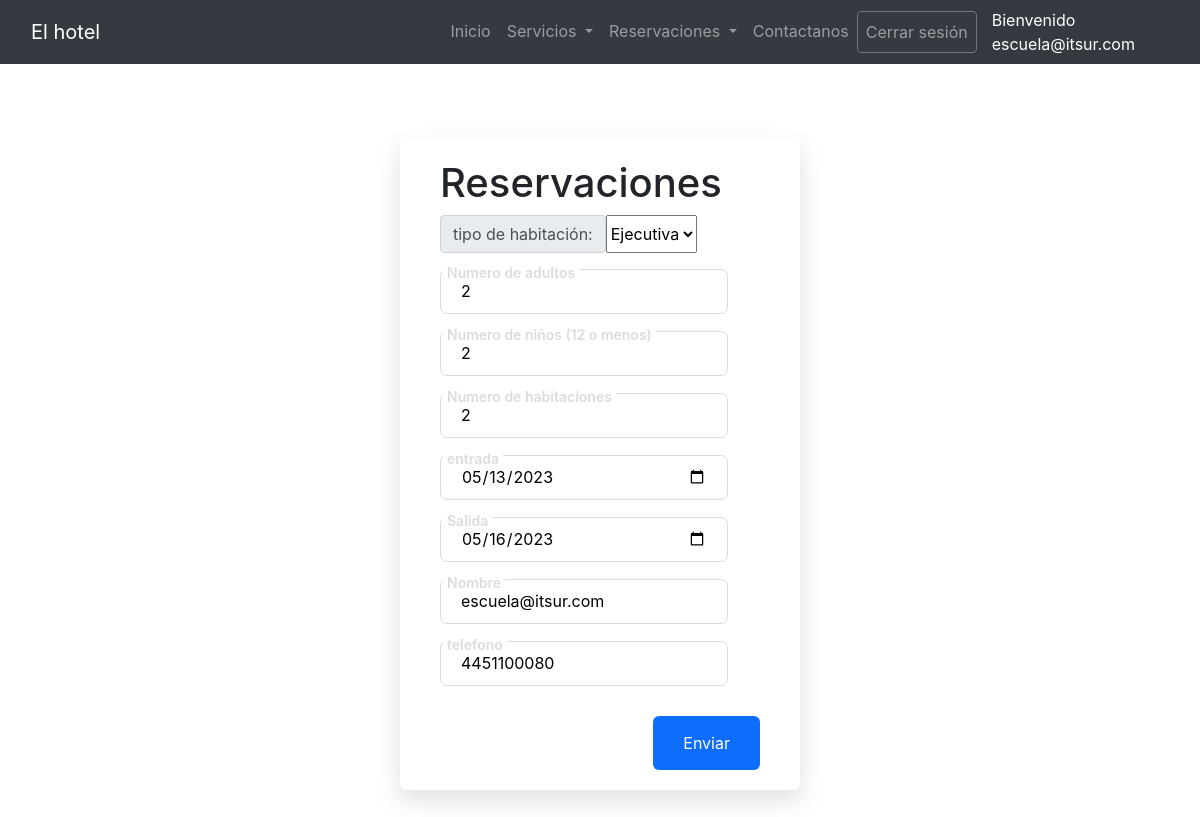
The page /updateReservacion.php?id=10 (signed in) on the database its author committed.
### tables this page shows
CREATE TABLE `reservacion` (
  `id` int(3) NOT NULL,
  `tipohabitaciones` varchar(10) NOT NULL,
  `numerohabitaciones` int(3) NOT NULL,
  `entrada` varchar(15) NOT NULL,
  `salida` varchar(15) NOT NULL,
  `nombreCliente` varchar(80) NOT NULL,
  `telefono` varchar(15) NOT NULL,
  `idUsuario` int(3) NOT NULL,
  `adultos` int(3) NOT NULL,
  `jovenes` int(3) NOT NULL,
  `costoTotal` int(6) NOT NULL,
  `status` varchar(30) NOT NULL
);

### datos/classConectionMySQL.php (called while the page is built, shortened)
<?php
class ConnectionMySQL{
	private $host;
	private $user;
	private $password;
	private $database;
	public $conn;
	public function __construct(){
		$this->host=HOST;
		$this->user=USER;
		$this->password=PASSWORD;
		$this->database=DATABASE;
	}
	public function CreateConnection(){
		$this->conn = new mysqli($this->host,$this->user,$this->password,$this->database);
	}
	public function ExecuteQuery($sql){
		$result = $this->conn->query($sql);
		return $result;
	}
	public function GetRows($result){
		return $result->fetch_row();
	}
}
?>

### updateReservacion.php (the view, shortened to what this page needs)
<!DOCTYPE html>
<html lang="en">
<head>
    <link rel="stylesheet" href="cssPag/Rstye.css">
	<link rel="stylesheet" href="https://stackpath.bootstrapcdn.com/bootstrap/4.3.1/css/bootstrap.min.css">
</head>
<body>
	<?php
    	if (isset($_GET["id"]) && isset($_SESSION["user"])){
        $usuario=$_SESSION["user"];
			include_once "encabezados/logeado.php";
      require("datos/classConectionMySQL.php");
			$NewConn = new ConnectionMySQL();
			$NewConn->CreateConnection();
			$id= $_GET['id'];
			$query = "Select * from reservacion WHERE id = $id";
			$result = $NewConn -> ExecuteQuery($query);
      if ($result){
        $RowCount = $NewConn->GetCountAffectedRows();
        if ($RowCount>0){
          $row=$NewConn -> GetRows($result);
        }
      }
    	} else {
			  header("Location: index.php");
        header('Location: index.php');
    	}
  	?>
    <div class="signupFrm py-5 ">
    <form method="POST" action="editarReservacion.php" onsubmit="return verificarDatos()" class="form" id="frmReserva" name="frmReserva">
      <h1>Reservaciones</h1>
      <div class="input-group mb-3">
        <label class="input-group-text" for="tipoHabitaciones">tipo de habitación:</label>
        <select class="form-select" id="tipoHabitaciones" name="tipoHabitaciones">
          <option value="<?php echo $row[1]?>" selected><?php echo $row[1]?></option>
          </select>
      </div>
      <div class="inputContainer">
        <input maxlength="3" minlength="1" id="adultos" name="adultos" type="number" class="input" placeholder="a" required="[0-9]+" value="<?php echo $row[8]?>">
        <label for="" class="label">Numero de adultos</label>
      </div>
        <div class="inputContainer">
        <input maxlength="3" minlength="1" id="jovenes" name="jovenes" type="number" class="input" placeholder="a" required="[0-9]+" value="<?php echo $row[9]?>">
        <label for="" class="label">Numero de niños (12 o menos)</label>
      </div>
      <div class="inputContainer">
        <input maxlength="3" minlength="1" id="nHabitaciones" name="nHabitaciones" type="number" class="input" placeholder="a" required="[0-9]+" value="<?php echo $row[2]?>">
        <label for="" class="label">Numero de habitaciones</label>
      </div>
      <div class="inputContainer">
        <input id="entrada" name="entrada" type="date" class="input" placeholder="a" required min=<?php $hoy=date("Y-m-d"); echo $hoy;?> value="<?php echo $row[3]?>">
        <label for="" class="label">entrada</label>
      </div>
      <div class="inputContainer">
        <input id="salida" name="salida" type="date" class="input" placeholder="a" required min=<?php $hoy=date("Y-m-d"); echo $hoy;?> value="<?php echo $row[4]?>">
        <label for="" class="label">Salida</label>
      </div>
      <div class="inputContainer">
        <input maxlength="30" minlength="1" id="nombre" name="nombre" type="text" class="input" placeholder="a" required="" value="<?php echo $usuario?>" readonly>
        <label for="" class="label">Nombre</label>
      </div>
      <div class="inputContainer">
        <input maxlength="20" minlength="5" id="telefono" name="telefono" type="text" class="input" placeholder="a" required="" value="<?php echo $row[6]?>">
        <label for="" class="label">telefono</label>
      </div>
      <input type="submit" class="submitBtn" value="Enviar" onclick="validarNombre();">
    </form>
    </div>
</body>
</html>

### cssPag/Rstye.css (style rules this page uses)
body { box-sizing: border-box; margin: 0; padding: 0; background: url(../imgs/Rhotel.jpg); background-position: center; font-family: sans-serif; }
.signupFrm { display: flex; justify-content: center; align-items: center; height: 100vh; }
.form { background-color: white; width: 400px; border-radius: 8px; padding: 20px 40px; box-shadow: 0 10px 25px rgba(92, 99, 105, .2); }
.inputContainer { position: relative; height: 45px; width: 90%; margin-bottom: 17px; }
.input { position: absolute; top: 0px; left: 0px; height: 100%; width: 100%; border: 1px solid #DADCE0; border-radius: 7px; font-size: 16px; padding: 0 20px; outline: none; background: none; z-index: 1; }
::placeholder { color: transparent; }
.label { position: absolute; top: 15px; left: 15px; padding: 0 4px; background-color: white; color: #DADCE0; font-size: 16px; transition: 0.5s; z-index: 0; }
.submitBtn { display: block; margin-left: auto; padding: 15px 30px; border: none; background-color: #0d6efd; color: white; border-radius: 6px; cursor: pointer; font-size: 16px; margin-top: 30px; }
.input:not(:placeholder-shown)+ .label { top: -7px; left: 3px; z-index: 10; font-size: 14px; font-weight: 600; }

### rows shown on the page
reservacion: tipoHabitaciones "Ejecutiva", adultos "2", jovenes "2", nHabitaciones "2", entrada "05/13/2023", salida "05/16/2023", telefono "4451100080"

### other values the page prints
$_SESSION["user"] "escuela@itsur.com"
